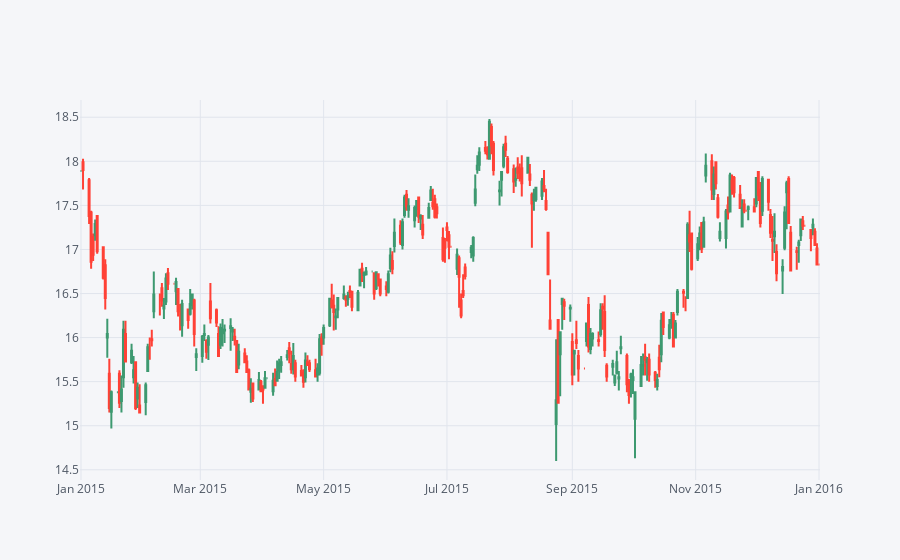

Here is the notebook cell this chart was saved with:
### Code cell


### Figure 1 — Plotly figure (JSON) as saved in the notebook; plotly's stock layout.template omitted (floating-point values rounded to 4 significant figures; data arrays with more than 128 entries replaced by an {"elided": "..."} marker saying what was removed)
{"data": [{"close": {"elided": "262 float values"}, "decreasing": {"line": {}, "showlegend": false}, "high": {"elided": "262 float values"}, "increasing": {"line": {}, "showlegend": false}, "low": {"elided": "262 float values"}, "open": {"elided": "262 float values"}, "type": "candlestick", "x": {"elided": "262 str values"}, "yaxis": "y2"}], "layout": {"legend": {"bgcolor": "#F5F6F9", "font": {"color": "#4D5663"}}, "paper_bgcolor": "#F5F6F9", "plot_bgcolor": "#F5F6F9", "titlefont": {"color": "#4D5663"}, "xaxis1": {"gridcolor": "#E1E5ED", "rangeslider": {"visible": false}, "showgrid": true, "tickfont": {"color": "#4D5663"}, "title": "", "titlefont": {"color": "#4D5663"}, "zerolinecolor": "#E1E5ED"}, "yaxis1": {"gridcolor": "#E1E5ED", "showgrid": true, "showticklabels": false, "tickfont": {"color": "#4D5663"}, "title": "", "titlefont": {"color": "#4D5663"}, "zerolinecolor": "#E1E5ED"}, "yaxis2": {"gridcolor": "#E1E5ED", "showgrid": true, "tickfont": {"color": "#4D5663"}, "title": "", "titlefont": {"color": "#4D5663"}, "zerolinecolor": "#E1E5ED"}}}
